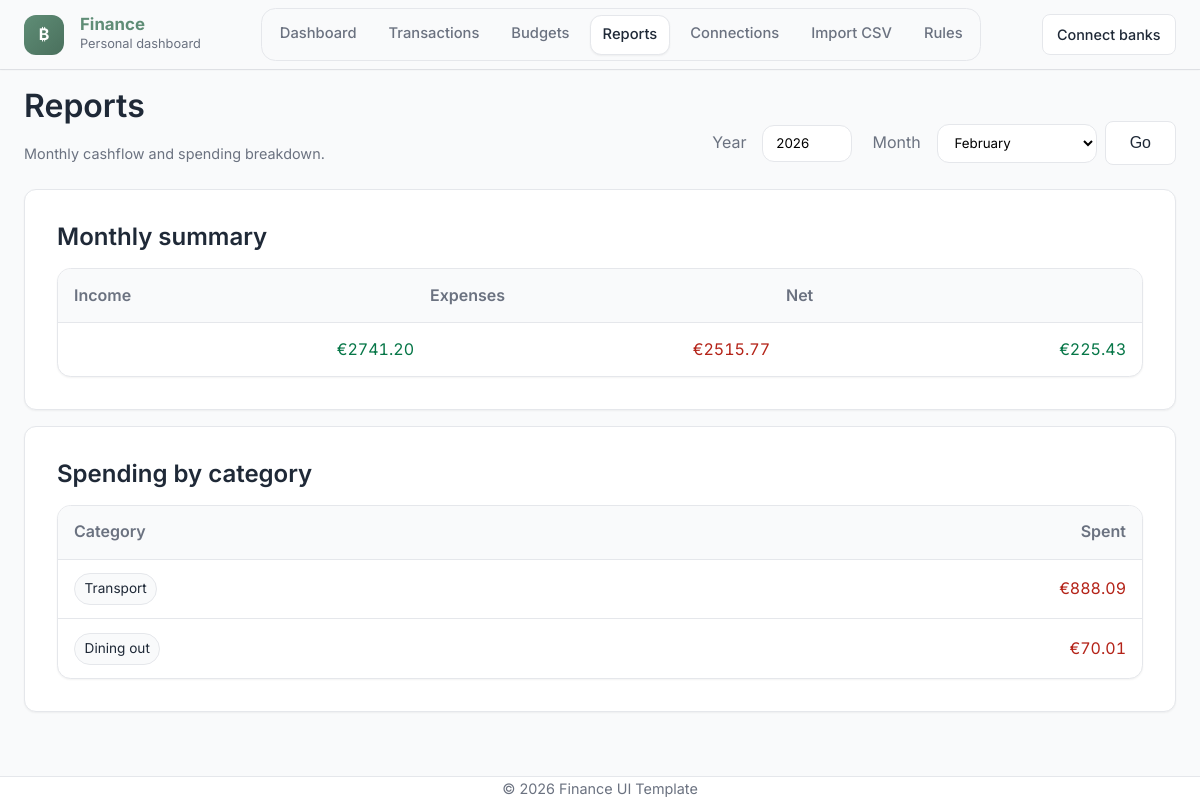
Page /reports on the committed database.
### models.py (models this page shows)
class Category(db.Model):
    id = db.Column(db.Integer, primary_key=True)
    name = db.Column(db.String(80), unique=True, nullable=False)
    transactions = db.relationship("Transaction", backref="category", lazy=True)

### app.py (the view)
@app.get("/reports")
def reports():
    year = int(request.args.get("year", date.today().year))
    month = int(request.args.get("month", date.today().month))
    start_date = date(year, month, 1)
    last_day = calendar.monthrange(year, month)[1]
    end_date = date(year, month, last_day)
    income = db.session.query(func.coalesce(func.sum(Transaction.amount), 0)) \
        .filter(
            Transaction.posted_date >= start_date,
            Transaction.posted_date <= end_date,
            Transaction.amount > 0
        ).scalar()
    expenses = db.session.query(func.coalesce(func.sum(-Transaction.amount), 0)) \
        .filter(
            Transaction.posted_date >= start_date,
            Transaction.posted_date <= end_date,
            Transaction.amount < 0
        ).scalar()
    income = float(income or 0)
    expenses = float(expenses or 0)
    net = float(income - expenses)
    rows = db.session.query(
        Category.name.label("name"),
        func.coalesce(func.sum(-Transaction.amount), 0).label("spent")
    ).join(Transaction, Transaction.category_id == Category.id) \
     .filter(
         Transaction.posted_date >= start_date,
         Transaction.posted_date <= end_date,
         Transaction.amount < 0
     ) \
     .group_by(Category.name) \
     .order_by(func.sum(-Transaction.amount).desc()) \
     .all()
    by_category = [{"name": r.name, "spent": float(r.spent or 0)} for r in rows]
    return render_template(
        "reports.html",
        year=year,
        month=month,
        income=income,
        expenses=expenses,
        net=net,
        by_category=by_category
    )

### app.py (called while the page is built)
@app.context_processor
def inject_now():
    return {"current_year": date.today().year}

### templates/reports.html (shortened to what this page needs)
{% extends "base.html" %}
{% block content %}
<div class="card-header">
  <div>
    <h1>Reports</h1>
    <div class="kicker">Monthly cashflow and spending breakdown.</div>
  </div>
  <div class="toolbar">
    <form method="get" class="row" style="display:flex; gap:.5rem; align-items:center;">
      <label class="muted" style="margin-right:8px;">Year</label>
      <input name="year" value="{{ year }}" style="width:90px;" class="input">
      <label class="muted" style="margin-left:12px; margin-right:8px;">Month</label>
      <select name="month" class="input" style="width:160px;">
        {% set months = [
          (1,'January'),(2,'February'),(3,'March'),(4,'April'),(5,'May'),(6,'June'),
          (7,'July'),(8,'August'),(9,'September'),(10,'October'),(11,'November'),(12,'December')
        ] %}
        {% for m, label in months %}
          <option value="{{ m }}" {% if m == month %}selected{% endif %}>{{ label }}</option>
        {% endfor %}
      </select>
      <button class="btn btn-outline">Go</button>
    </form>
  </div>
</div>
<div class="card">
  <h2 style="margin-top:0;">Monthly summary</h2>
  <div class="surface-list" style="margin-top:1rem;">
    <div class="tx-row tx-head" style="grid-template-columns: 1fr 1fr 1fr;">
      <div>Income</div><div>Expenses</div><div>Net</div>
    </div>
    <div class="tx-row" style="grid-template-columns: 1fr 1fr 1fr;">
      <div class="tx-amount positive">€{{ '%.2f'|format(income) }}</div>
      <div class="tx-amount negative">€{{ '%.2f'|format(expenses) }}</div>
      <div class="tx-amount {% if net < 0 %}negative{% else %}positive{% endif %}">
        €{{ '%.2f'|format(net) }}
      </div>
    </div>
  </div>
</div>
<div class="card" style="margin-top:1rem;">
  <h2 style="margin-top:0;">Spending by category</h2>
  <div class="surface-list" style="margin-top:1rem;">
    <div class="tx-row tx-head" style="grid-template-columns: 1.2fr 1fr;">
      <div>Category</div><div class="tx-amount">Spent</div>
    </div>
    {% if by_category and by_category|length %}
      {% for row in by_category %}
      <div class="tx-row" style="grid-template-columns: 1.2fr 1fr;">
        <div><span class="badge">{{ row.name }}</span></div>
        <div class="tx-amount negative">€{{ '%.2f'|format(row.spent) }}</div>
      </div>
      {% endfor %}
    {% else %}
      <div class="tx-row" style="grid-template-columns: 1fr;">
        <div class="muted">No expense transactions found for this month.</div>
      </div>
    {% endif %}
  </div>
</div>
{% endblock %}

### static/css/style.css (style rules this page uses)
:root { --color-bg: #F9FAFB; --color-surface: #FFFFFF; --color-primary: #5F8D76; --color-primary-dark: #4A705D; --color-secondary: #8DA9C4; --color-text-main: #1F2937; --color-text-muted: #6B7280; --color-accent: #D4A373; --color-border: #E5E7EB; --font-sans: 'Inter', 'Poppins', -apple-system, BlinkMacSystemFont, "Segoe UI", Roboto, sans-serif; --spacing-xs: 0.5rem; --spacing-sm: 1rem; --spacing-md: 1.5rem; --spacing-lg: 2rem; --spacing-xl: 3rem; --shadow-sm: 0 1px 2px 0 rgba(0, 0, 0, 0.05); --shadow-md: 0 4px 6px -1px rgba(0, 0, 0, 0.1), 0 2px 4px -1px rgba(0, 0, 0, 0.06); }
* { box-sizing: border-box; margin: 0; padding: 0; }
body { font-family: var(--font-sans); background-color: var(--color-bg); color: var(--color-text-main); line-height: 1.6; min-height: 100vh; display: flex; flex-direction: column; }
h1, h2, h3, h4, h5, h6 { font-weight: 600; line-height: 1.25; color: var(--color-text-main); margin-bottom: var(--spacing-sm); }
.btn { display: inline-block; padding: 0.75rem 1.5rem; border-radius: 0.5rem; font-weight: 500; cursor: pointer; border: none; font-size: 1rem; transition: all 0.2s ease; }
.btn-outline { border: 1px solid var(--color-border); background: white; color: var(--color-text-main); }
.card { background: var(--color-surface); border-radius: 0.75rem; box-shadow: var(--shadow-sm); padding: var(--spacing-lg); border: 1px solid var(--color-border); transition: transform 0.2s, box-shadow 0.2s; }
.muted { color: var(--color-text-muted); }
.card-header { display:flex; align-items:flex-end; justify-content:space-between; gap: var(--spacing-md); margin-bottom: var(--spacing-md); flex-wrap: wrap; }
.kicker { color: var(--color-text-muted); font-size: .9rem; margin-top: .25rem; }
.badge { display:inline-flex; align-items:center; gap:.4rem; padding: .25rem .6rem; border-radius: 999px; border: 1px solid var(--color-border); background: var(--color-bg); font-size: .85rem; color: var(--color-text-main); white-space: nowrap; }
.surface-list { background: var(--color-surface); border: 1px solid var(--color-border); border-radius: 0.85rem; box-shadow: var(--shadow-sm); overflow: hidden; }
.tx-row { display:grid; grid-template-columns: 120px 1.5fr 1fr 140px 160px; gap: var(--spacing-md); padding: .85rem 1rem; border-bottom: 1px solid var(--color-border); align-items:center; }
.tx-row:last-child { border-bottom:none; }
.tx-head { background: var(--color-bg); color: var(--color-text-muted); font-weight: 600; }
.tx-amount { text-align:right; font-variant-numeric: tabular-nums; }
.tx-amount.negative { color: #b42318; }
.tx-amount.positive { color: #067647; }
.input { border:1px solid var(--color-border); border-radius:.75rem; padding:.6rem .8rem; background: var(--color-surface); font-family: var(--font-sans); outline: none; }
.toolbar { display:flex; gap:.6rem; align-items:center; flex-wrap:wrap; }
.tx-row { display:grid; grid-template-columns: 120px minmax(260px, 1.4fr) 160px 120px 140px; gap: 16px; padding: .85rem 1rem; border-bottom: 1px solid var(--color-border); align-items:center; }
.tx-row > div { min-width: 0; }
.tx-amount { text-align:right; white-space: nowrap; font-variant-numeric: tabular-nums; }

### rows in the picture
Category: name "Transport", spent "888.09"
Category: name "Dining out", spent "70.01"

### other values in the picture
{{ '%.2f'|format(income) }} "2741.20"
{{ '%.2f'|format(expenses) }} "2515.77"
{{ '%.2f'|format(net) }} "225.43"
form field month "February"
